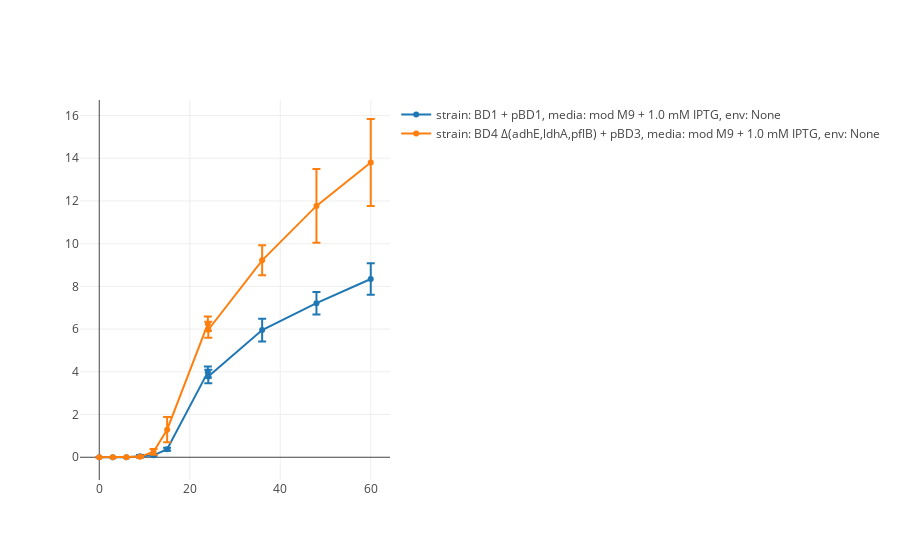

Here is the notebook cell this chart was saved with:
### Code cell
import impact.plotting
import plotly.graph_objs as go
from plotly.offline import iplot

iplot(
    [go.Scatter(
            x=rep.avg.analyte_dict['etoh'].time_vector,
            y=rep.avg.analyte_dict['etoh'].data_vector,
            name=str(rep.trial_identifier),
            error_y=dict(type='data', array=rep.std.analyte_dict['etoh'].data_vector)
               )
     for rep in expt.replicate_trials]
)

### Figure 1 — Plotly figure (JSON) as saved in the notebook; plotly's stock layout.template omitted (floating-point values rounded to 4 significant figures)
{"data": [{"error_y": {"array": [0, 0, 0, 0.06079, 0.02288, 0.06885, 0.2673, 0.3185, 0.5334, 0.5259, 0.7416], "type": "data"}, "name": "strain: BD1 + pBD1,\tmedia: mod M9 + 1.0 mM IPTG,\tenv: None ", "type": "scatter", "x": [0, 3, 6, 9, 12, 15, 24, 24.1, 36, 48, 60], "y": [0, 0, 0, 0.04561, 0.09178, 0.3748, 3.985, 3.779, 5.953, 7.215, 8.345]}, {"error_y": {"array": [0, 0, 0, 0.03214, 0.1355, 0.5911, 0.3421, 0.3744, 0.7047, 1.73, 2.04], "type": "data"}, "name": "strain: BD4 Δ(adhE,ldhA,pflB) + pBD3,\tmedia: mod M9 + 1.0 mM IPTG,\tenv: None ", "type": "scatter", "x": [0, 3, 6, 9, 12, 15, 24, 24.1, 36, 48, 60], "y": [0, 0, 0, 0.01856, 0.2553, 1.29, 6.249, 5.971, 9.223, 11.77, 13.8]}], "layout": {}}
